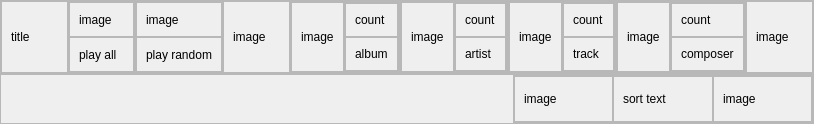
<?xml version="1.0" encoding="UTF-8"?>
<ui version="4.0">
 <class>MusicInfo</class>
 <widget class="QWidget" name="MusicInfo">
  <property name="geometry">
   <rect>
    <x>0</x>
    <y>0</y>
    <width>814</width>
    <height>120</height>
   </rect>
  </property>
  <property name="windowTitle">
   <string>Form</string>
  </property>
  <layout class="QGridLayout" name="gridLayout">
   <property name="leftMargin">
    <number>0</number>
   </property>
   <property name="topMargin">
    <number>0</number>
   </property>
   <property name="rightMargin">
    <number>0</number>
   </property>
   <property name="bottomMargin">
    <number>0</number>
   </property>
   <property name="spacing">
    <number>0</number>
   </property>
   <item row="0" column="0">
    <widget class="QFrame" name="frame">
     <property name="frameShape">
      <enum>QFrame::StyledPanel</enum>
     </property>
     <property name="frameShadow">
      <enum>QFrame::Raised</enum>
     </property>
     <layout class="QHBoxLayout" name="horizontalLayout">
      <property name="spacing">
       <number>0</number>
      </property>
      <property name="leftMargin">
       <number>0</number>
      </property>
      <property name="topMargin">
       <number>0</number>
      </property>
      <property name="rightMargin">
       <number>0</number>
      </property>
      <property name="bottomMargin">
       <number>0</number>
      </property>
      <item>
       <widget class="QFrame" name="frame_3">
        <property name="frameShape">
         <enum>QFrame::StyledPanel</enum>
        </property>
        <property name="frameShadow">
         <enum>QFrame::Raised</enum>
        </property>
        <layout class="QGridLayout" name="gridLayout_5">
         <item row="0" column="0">
          <widget class="QLabel" name="labelTitle">
           <property name="text">
            <string>title</string>
           </property>
          </widget>
         </item>
        </layout>
       </widget>
      </item>
      <item>
       <widget class="QFrame" name="framePlayAll">
        <property name="frameShape">
         <enum>QFrame::StyledPanel</enum>
        </property>
        <property name="frameShadow">
         <enum>QFrame::Raised</enum>
        </property>
        <layout class="QVBoxLayout" name="verticalLayout">
         <property name="spacing">
          <number>0</number>
         </property>
         <property name="leftMargin">
          <number>0</number>
         </property>
         <property name="topMargin">
          <number>0</number>
         </property>
         <property name="rightMargin">
          <number>0</number>
         </property>
         <property name="bottomMargin">
          <number>0</number>
         </property>
         <item>
          <widget class="QFrame" name="frame_12">
           <property name="frameShape">
            <enum>QFrame::StyledPanel</enum>
           </property>
           <property name="frameShadow">
            <enum>QFrame::Raised</enum>
           </property>
           <layout class="QGridLayout" name="gridLayout_6">
            <item row="0" column="0">
             <widget class="QLabel" name="labelImagePlayAll">
              <property name="text">
               <string>image</string>
              </property>
             </widget>
            </item>
           </layout>
          </widget>
         </item>
         <item>
          <widget class="QFrame" name="frame_13">
           <property name="frameShape">
            <enum>QFrame::StyledPanel</enum>
           </property>
           <property name="frameShadow">
            <enum>QFrame::Raised</enum>
           </property>
           <layout class="QGridLayout" name="gridLayout_7">
            <item row="0" column="0">
             <widget class="QLabel" name="labelPlayAll">
              <property name="text">
               <string>play all</string>
              </property>
             </widget>
            </item>
           </layout>
          </widget>
         </item>
        </layout>
       </widget>
      </item>
      <item>
       <widget class="QFrame" name="framePlayRandom">
        <property name="frameShape">
         <enum>QFrame::StyledPanel</enum>
        </property>
        <property name="frameShadow">
         <enum>QFrame::Raised</enum>
        </property>
        <layout class="QVBoxLayout" name="verticalLayout_2">
         <property name="spacing">
          <number>0</number>
         </property>
         <property name="leftMargin">
          <number>0</number>
         </property>
         <property name="topMargin">
          <number>0</number>
         </property>
         <property name="rightMargin">
          <number>0</number>
         </property>
         <property name="bottomMargin">
          <number>0</number>
         </property>
         <item>
          <widget class="QFrame" name="frame_14">
           <property name="frameShape">
            <enum>QFrame::StyledPanel</enum>
           </property>
           <property name="frameShadow">
            <enum>QFrame::Raised</enum>
           </property>
           <layout class="QGridLayout" name="gridLayout_8">
            <item row="0" column="0">
             <widget class="QLabel" name="labelImagePlayRandom">
              <property name="text">
               <string>image</string>
              </property>
             </widget>
            </item>
           </layout>
          </widget>
         </item>
         <item>
          <widget class="QFrame" name="frame_15">
           <property name="frameShape">
            <enum>QFrame::StyledPanel</enum>
           </property>
           <property name="frameShadow">
            <enum>QFrame::Raised</enum>
           </property>
           <layout class="QGridLayout" name="gridLayout_9">
            <item row="0" column="0">
             <widget class="QLabel" name="labelPlayRandom">
              <property name="text">
               <string>play random</string>
              </property>
             </widget>
            </item>
           </layout>
          </widget>
         </item>
        </layout>
       </widget>
      </item>
      <item>
       <widget class="QFrame" name="frameSubmenu">
        <property name="frameShape">
         <enum>QFrame::StyledPanel</enum>
        </property>
        <property name="frameShadow">
         <enum>QFrame::Raised</enum>
        </property>
        <layout class="QGridLayout" name="gridLayout_10">
         <item row="0" column="0">
          <widget class="QLabel" name="labelImageSubMenu">
           <property name="text">
            <string>image</string>
           </property>
          </widget>
         </item>
        </layout>
       </widget>
      </item>
      <item>
       <widget class="QFrame" name="frameAlbum">
        <property name="frameShape">
         <enum>QFrame::StyledPanel</enum>
        </property>
        <property name="frameShadow">
         <enum>QFrame::Raised</enum>
        </property>
        <layout class="QHBoxLayout" name="horizontalLayout_3">
         <property name="spacing">
          <number>0</number>
         </property>
         <property name="leftMargin">
          <number>0</number>
         </property>
         <property name="topMargin">
          <number>0</number>
         </property>
         <property name="rightMargin">
          <number>0</number>
         </property>
         <property name="bottomMargin">
          <number>0</number>
         </property>
         <item>
          <widget class="QFrame" name="frame_18">
           <property name="frameShape">
            <enum>QFrame::StyledPanel</enum>
           </property>
           <property name="frameShadow">
            <enum>QFrame::Raised</enum>
           </property>
           <layout class="QGridLayout" name="gridLayout_12">
            <item row="0" column="0">
             <widget class="QLabel" name="labelImageAlbum">
              <property name="text">
               <string>image</string>
              </property>
             </widget>
            </item>
           </layout>
          </widget>
         </item>
         <item>
          <widget class="QFrame" name="frame_19">
           <property name="frameShape">
            <enum>QFrame::StyledPanel</enum>
           </property>
           <property name="frameShadow">
            <enum>QFrame::Raised</enum>
           </property>
           <layout class="QVBoxLayout" name="verticalLayout_3">
            <property name="spacing">
             <number>0</number>
            </property>
            <property name="leftMargin">
             <number>0</number>
            </property>
            <property name="topMargin">
             <number>0</number>
            </property>
            <property name="rightMargin">
             <number>0</number>
            </property>
            <property name="bottomMargin">
             <number>0</number>
            </property>
            <item>
             <widget class="QFrame" name="frame_24">
              <property name="frameShape">
               <enum>QFrame::StyledPanel</enum>
              </property>
              <property name="frameShadow">
               <enum>QFrame::Raised</enum>
              </property>
              <layout class="QGridLayout" name="gridLayout_13">
               <item row="0" column="0">
                <widget class="QLabel" name="labelAlbumCnt">
                 <property name="text">
                  <string>count</string>
                 </property>
                </widget>
               </item>
              </layout>
             </widget>
            </item>
            <item>
             <widget class="QFrame" name="frame_25">
              <property name="frameShape">
               <enum>QFrame::StyledPanel</enum>
              </property>
              <property name="frameShadow">
               <enum>QFrame::Raised</enum>
              </property>
              <layout class="QGridLayout" name="gridLayout_14">
               <item row="0" column="0">
                <widget class="QLabel" name="labelAlbum">
                 <property name="text">
                  <string>album</string>
                 </property>
                </widget>
               </item>
              </layout>
             </widget>
            </item>
           </layout>
          </widget>
         </item>
        </layout>
       </widget>
      </item>
      <item>
       <widget class="QFrame" name="frameArtist">
        <property name="frameShape">
         <enum>QFrame::StyledPanel</enum>
        </property>
        <property name="frameShadow">
         <enum>QFrame::Raised</enum>
        </property>
        <layout class="QHBoxLayout" name="horizontalLayout_4">
         <property name="spacing">
          <number>0</number>
         </property>
         <property name="leftMargin">
          <number>0</number>
         </property>
         <property name="topMargin">
          <number>0</number>
         </property>
         <property name="rightMargin">
          <number>0</number>
         </property>
         <property name="bottomMargin">
          <number>0</number>
         </property>
         <item>
          <widget class="QFrame" name="frame_21">
           <property name="frameShape">
            <enum>QFrame::StyledPanel</enum>
           </property>
           <property name="frameShadow">
            <enum>QFrame::Raised</enum>
           </property>
           <layout class="QGridLayout" name="gridLayout_16">
            <item row="0" column="0">
             <widget class="QLabel" name="labelImageArtist">
              <property name="text">
               <string>image</string>
              </property>
             </widget>
            </item>
           </layout>
          </widget>
         </item>
         <item>
          <widget class="QFrame" name="frame_20">
           <property name="frameShape">
            <enum>QFrame::StyledPanel</enum>
           </property>
           <property name="frameShadow">
            <enum>QFrame::Raised</enum>
           </property>
           <layout class="QVBoxLayout" name="verticalLayout_6">
            <property name="spacing">
             <number>0</number>
            </property>
            <property name="leftMargin">
             <number>0</number>
            </property>
            <property name="topMargin">
             <number>0</number>
            </property>
            <property name="rightMargin">
             <number>0</number>
            </property>
            <property name="bottomMargin">
             <number>0</number>
            </property>
            <item>
             <widget class="QFrame" name="frame_26">
              <property name="frameShape">
               <enum>QFrame::StyledPanel</enum>
              </property>
              <property name="frameShadow">
               <enum>QFrame::Raised</enum>
              </property>
              <layout class="QGridLayout" name="gridLayout_15">
               <item row="0" column="0">
                <widget class="QLabel" name="labelArtistCnt">
                 <property name="text">
                  <string>count</string>
                 </property>
                </widget>
               </item>
              </layout>
             </widget>
            </item>
            <item>
             <widget class="QFrame" name="frame_27">
              <property name="frameShape">
               <enum>QFrame::StyledPanel</enum>
              </property>
              <property name="frameShadow">
               <enum>QFrame::Raised</enum>
              </property>
              <layout class="QGridLayout" name="gridLayout_23">
               <item row="0" column="0">
                <widget class="QLabel" name="labelArtist">
                 <property name="text">
                  <string>artist</string>
                 </property>
                </widget>
               </item>
              </layout>
             </widget>
            </item>
           </layout>
          </widget>
         </item>
        </layout>
       </widget>
      </item>
      <item>
       <widget class="QFrame" name="frameTrack">
        <property name="frameShape">
         <enum>QFrame::StyledPanel</enum>
        </property>
        <property name="frameShadow">
         <enum>QFrame::Raised</enum>
        </property>
        <layout class="QHBoxLayout" name="horizontalLayout_5">
         <property name="spacing">
          <number>0</number>
         </property>
         <property name="leftMargin">
          <number>0</number>
         </property>
         <property name="topMargin">
          <number>0</number>
         </property>
         <property name="rightMargin">
          <number>0</number>
         </property>
         <property name="bottomMargin">
          <number>0</number>
         </property>
         <item>
          <widget class="QFrame" name="frame_16">
           <property name="frameShape">
            <enum>QFrame::StyledPanel</enum>
           </property>
           <property name="frameShadow">
            <enum>QFrame::Raised</enum>
           </property>
           <layout class="QGridLayout" name="gridLayout_22">
            <item row="0" column="0">
             <widget class="QLabel" name="labelImageTrack">
              <property name="text">
               <string>image</string>
              </property>
             </widget>
            </item>
           </layout>
          </widget>
         </item>
         <item>
          <widget class="QFrame" name="frame_17">
           <property name="frameShape">
            <enum>QFrame::StyledPanel</enum>
           </property>
           <property name="frameShadow">
            <enum>QFrame::Raised</enum>
           </property>
           <layout class="QVBoxLayout" name="verticalLayout_5">
            <property name="spacing">
             <number>0</number>
            </property>
            <property name="leftMargin">
             <number>0</number>
            </property>
            <property name="topMargin">
             <number>0</number>
            </property>
            <property name="rightMargin">
             <number>0</number>
            </property>
            <property name="bottomMargin">
             <number>0</number>
            </property>
            <item>
             <widget class="QFrame" name="frame_28">
              <property name="frameShape">
               <enum>QFrame::StyledPanel</enum>
              </property>
              <property name="frameShadow">
               <enum>QFrame::Raised</enum>
              </property>
              <layout class="QGridLayout" name="gridLayout_20">
               <item row="0" column="0">
                <widget class="QLabel" name="labelTrackCnt">
                 <property name="text">
                  <string>count</string>
                 </property>
                </widget>
               </item>
              </layout>
             </widget>
            </item>
            <item>
             <widget class="QFrame" name="frame_29">
              <property name="frameShape">
               <enum>QFrame::StyledPanel</enum>
              </property>
              <property name="frameShadow">
               <enum>QFrame::Raised</enum>
              </property>
              <layout class="QGridLayout" name="gridLayout_21">
               <item row="0" column="0">
                <widget class="QLabel" name="labelTrack">
                 <property name="text">
                  <string>track</string>
                 </property>
                </widget>
               </item>
              </layout>
             </widget>
            </item>
           </layout>
          </widget>
         </item>
        </layout>
       </widget>
      </item>
      <item>
       <widget class="QFrame" name="frameComposer">
        <property name="frameShape">
         <enum>QFrame::StyledPanel</enum>
        </property>
        <property name="frameShadow">
         <enum>QFrame::Raised</enum>
        </property>
        <layout class="QHBoxLayout" name="horizontalLayout_6">
         <property name="spacing">
          <number>0</number>
         </property>
         <property name="leftMargin">
          <number>0</number>
         </property>
         <property name="topMargin">
          <number>0</number>
         </property>
         <property name="rightMargin">
          <number>0</number>
         </property>
         <property name="bottomMargin">
          <number>0</number>
         </property>
         <item>
          <widget class="QFrame" name="frame_22">
           <property name="frameShape">
            <enum>QFrame::StyledPanel</enum>
           </property>
           <property name="frameShadow">
            <enum>QFrame::Raised</enum>
           </property>
           <layout class="QGridLayout" name="gridLayout_19">
            <item row="0" column="0">
             <widget class="QLabel" name="labelImageComposer">
              <property name="text">
               <string>image</string>
              </property>
             </widget>
            </item>
           </layout>
          </widget>
         </item>
         <item>
          <widget class="QFrame" name="frame_23">
           <property name="frameShape">
            <enum>QFrame::StyledPanel</enum>
           </property>
           <property name="frameShadow">
            <enum>QFrame::Raised</enum>
           </property>
           <layout class="QVBoxLayout" name="verticalLayout_4">
            <property name="spacing">
             <number>0</number>
            </property>
            <property name="leftMargin">
             <number>0</number>
            </property>
            <property name="topMargin">
             <number>0</number>
            </property>
            <property name="rightMargin">
             <number>0</number>
            </property>
            <property name="bottomMargin">
             <number>0</number>
            </property>
            <item>
             <widget class="QFrame" name="frame_30">
              <property name="frameShape">
               <enum>QFrame::StyledPanel</enum>
              </property>
              <property name="frameShadow">
               <enum>QFrame::Raised</enum>
              </property>
              <layout class="QGridLayout" name="gridLayout_17">
               <item row="0" column="0">
                <widget class="QLabel" name="labelComposerCnt">
                 <property name="text">
                  <string>count</string>
                 </property>
                </widget>
               </item>
              </layout>
             </widget>
            </item>
            <item>
             <widget class="QFrame" name="frame_31">
              <property name="frameShape">
               <enum>QFrame::StyledPanel</enum>
              </property>
              <property name="frameShadow">
               <enum>QFrame::Raised</enum>
              </property>
              <layout class="QGridLayout" name="gridLayout_18">
               <item row="0" column="0">
                <widget class="QLabel" name="labelComposer">
                 <property name="text">
                  <string>composer</string>
                 </property>
                </widget>
               </item>
              </layout>
             </widget>
            </item>
           </layout>
          </widget>
         </item>
        </layout>
       </widget>
      </item>
      <item>
       <widget class="QFrame" name="frameSubmenu2">
        <property name="frameShape">
         <enum>QFrame::StyledPanel</enum>
        </property>
        <property name="frameShadow">
         <enum>QFrame::Raised</enum>
        </property>
        <layout class="QGridLayout" name="gridLayout_11">
         <item row="0" column="0">
          <widget class="QLabel" name="labelImageSubmenu2">
           <property name="text">
            <string>image</string>
           </property>
          </widget>
         </item>
        </layout>
       </widget>
      </item>
     </layout>
    </widget>
   </item>
   <item row="1" column="0">
    <widget class="QFrame" name="frame_2">
     <property name="minimumSize">
      <size>
       <width>0</width>
       <height>50</height>
      </size>
     </property>
     <property name="maximumSize">
      <size>
       <width>16777215</width>
       <height>50</height>
      </size>
     </property>
     <property name="frameShape">
      <enum>QFrame::StyledPanel</enum>
     </property>
     <property name="frameShadow">
      <enum>QFrame::Raised</enum>
     </property>
     <layout class="QHBoxLayout" name="horizontalLayout_8">
      <property name="spacing">
       <number>0</number>
      </property>
      <property name="leftMargin">
       <number>0</number>
      </property>
      <property name="topMargin">
       <number>0</number>
      </property>
      <property name="rightMargin">
       <number>0</number>
      </property>
      <property name="bottomMargin">
       <number>0</number>
      </property>
      <item>
       <spacer name="horizontalSpacer">
        <property name="orientation">
         <enum>Qt::Horizontal</enum>
        </property>
        <property name="sizeHint" stdset="0">
         <size>
          <width>509</width>
          <height>20</height>
         </size>
        </property>
       </spacer>
      </item>
      <item>
       <widget class="QFrame" name="frame_4">
        <property name="minimumSize">
         <size>
          <width>300</width>
          <height>0</height>
         </size>
        </property>
        <property name="maximumSize">
         <size>
          <width>300</width>
          <height>16777215</height>
         </size>
        </property>
        <property name="frameShape">
         <enum>QFrame::StyledPanel</enum>
        </property>
        <property name="frameShadow">
         <enum>QFrame::Raised</enum>
        </property>
        <layout class="QHBoxLayout" name="horizontalLayout_7">
         <property name="spacing">
          <number>0</number>
         </property>
         <property name="leftMargin">
          <number>0</number>
         </property>
         <property name="topMargin">
          <number>0</number>
         </property>
         <property name="rightMargin">
          <number>0</number>
         </property>
         <property name="bottomMargin">
          <number>0</number>
         </property>
         <item>
          <widget class="QFrame" name="frameDisplayMode">
           <property name="frameShape">
            <enum>QFrame::StyledPanel</enum>
           </property>
           <property name="frameShadow">
            <enum>QFrame::Raised</enum>
           </property>
           <layout class="QGridLayout" name="gridLayout_2">
            <item row="0" column="0">
             <widget class="QLabel" name="labelImageDisplayMode">
              <property name="text">
               <string>image</string>
              </property>
             </widget>
            </item>
           </layout>
          </widget>
         </item>
         <item>
          <widget class="QFrame" name="frameSort">
           <property name="frameShape">
            <enum>QFrame::StyledPanel</enum>
           </property>
           <property name="frameShadow">
            <enum>QFrame::Raised</enum>
           </property>
           <layout class="QGridLayout" name="gridLayout_3">
            <item row="0" column="0">
             <widget class="QLabel" name="labelSort">
              <property name="text">
               <string>sort text</string>
              </property>
             </widget>
            </item>
           </layout>
          </widget>
         </item>
         <item>
          <widget class="QFrame" name="frameSort2">
           <property name="frameShape">
            <enum>QFrame::StyledPanel</enum>
           </property>
           <property name="frameShadow">
            <enum>QFrame::Raised</enum>
           </property>
           <layout class="QGridLayout" name="gridLayout_4">
            <item row="0" column="0">
             <widget class="QLabel" name="labelImageSort2">
              <property name="text">
               <string>image</string>
              </property>
             </widget>
            </item>
           </layout>
          </widget>
         </item>
        </layout>
       </widget>
      </item>
     </layout>
    </widget>
   </item>
  </layout>
 </widget>
 <resources/>
 <connections/>
</ui>
